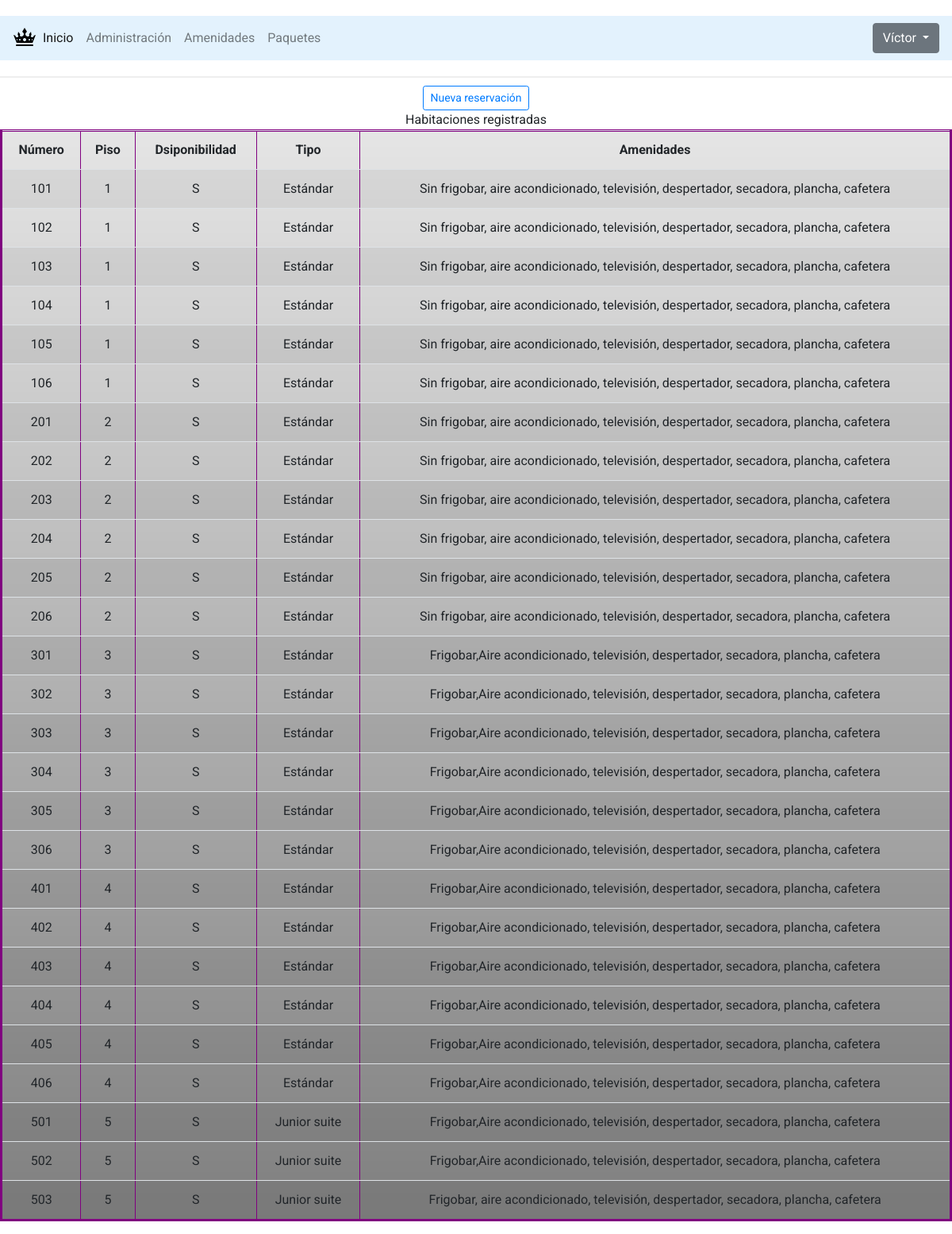
Page /habitaciones.php (signed in) on the committed database.
### tables this page shows
CREATE TABLE `usuario` (
  `id_usr` int(11) NOT NULL,
  `email` varchar(100) NOT NULL,
  `password` varchar(100) NOT NULL,
  `puesto` varchar(30) NOT NULL,
  `nombreU` varchar(20) NOT NULL,
  `ApPU` varchar(20) NOT NULL
);

CREATE TABLE `habitacion` (
  `id_habitacion` int(11) NOT NULL,
  `numero` int(11) NOT NULL,
  `piso` int(11) NOT NULL,
  `amenidades` text NOT NULL,
  `id_tipo_habitacion` int(11) NOT NULL,
  `activo` char(1) NOT NULL DEFAULT 'S'
);

CREATE TABLE `tipo_habitacion` (
  `id_tipo_habitacion` int(11) NOT NULL,
  `nombre` varchar(60) NOT NULL,
  `descripcion` text NOT NULL,
  `activo` char(1) NOT NULL DEFAULT 'S'
);

### habitaciones.php (the view, shortened to what this page needs)
<?php
   require 'database.php';
   $message='';
   if (isset($_SESSION['id'])) {
      $sql="SELECT id_usr, email, password,nombreU FROM usuario WHERE id_usr=:id";
      $records=$conn->prepare($sql);
      $records->bindParam(':id',$_SESSION['id']);
      $records->execute();
      $results=$records->fetch(PDO::FETCH_ASSOC);
      $message=$results['nombreU'];
   }
   else{
      header("Location: /ProyectoIngSW");
   }
   ?>
<!DOCTYPE html>
<html >
   <head>
      <link rel="stylesheet" href="css/styles.css">
      <link rel="stylesheet" href="css/bootstrap.min.css">
   </head>
   <body class="fondoPlaya1" id="FuenteRoboto">
      <header>
         <nav class="navbar navbar-expand-lg navbar-light  " style="background-color: #e3f2fd;" >
            <img src="img/icons8-corona-medieval-30.png" alt="">
            <div class="collapse navbar-collapse" id="navbarSupportedContent">
               <ul class="navbar-nav mr-auto">
                  <li class="nav-item active">
                     <a class="nav-link" href="inicio.php">Inicio <span class="sr-only">(current)</span></a>
                  </li>
                  <li class="nav-item">
                     <a class="nav-link" href="habitaciones.php">Administración </a>
                  </li>
                  <li class="nav-item">
                     <a class="nav-link" href="amenidades.php">Amenidades</a>
                  </li>
                  <li class="nav-item">
                     <a class="nav-link" href="paquetes.php">Paquetes</a>
                  </li>
               </ul>
               <div class="dropdown">
                  <button class="btn btn-secondary dropdown-toggle" type="button" id="dropdownMenuButton" data-toggle="dropdown" aria-haspopup="true" aria-expanded="false">
                     <?php if(!empty($message)): ?>
                     <?= $message ?>
                     <?php endif; ?>
                  </button>
               </div>
            </div>
         </nav>
      </header>
      <button type="button" class="btn btn-outline-primary btn-sm m-0 waves-effect">
      <a href="nuevaReservacion.php"> Nueva reservación</a>
      </button>
      <div class="tabla" style="text-align:center;width:100%; background-color: white;">
         <table border="1" class="table table-striped table-responsive-md">
            <tr>
               <th>Número</th>
               <th>Piso</th>
               <th>Dsiponibilidad</th>
               <th>Tipo</th>
               <th>Amenidades</th>
            </tr>
            <?php
               try {
                   $db = new PDO('mysql:host=127.0.0.1;dbname=hotel;charset=utf8', 'root', '');
                   $resultado = $db->query("SELECT id_habitacion, numero,amenidades,h.activo, piso, nombre tipo
                                           FROM habitacion h INNER JOIN tipo_habitacion th ON h.id_tipo_habitacion = th.id_tipo_habitacion
                                           ");
                   foreach ($resultado as $habitacion) { ?>
            <tr>
               <td><?php echo $habitacion['numero']; ?></td>
               <td><?php echo $habitacion['piso']; ?></td>
               <td><?php echo $habitacion['activo']; ?></td>
               <td><?php echo $habitacion['tipo']; ?></td>
               <td><?php echo $habitacion['amenidades']; ?></td>
            </tr>
            <?php }
               } catch (Exception $ex) {
                   echo 'Ocurrió un error en la conexión: ' . $ex->getMessage();
               }
               ?>
         </table>
      </div>
   </body>
</html>

### css/styles.css (style rules this page uses)
header { border-bottom: 2px solid #eee; padding: 20px 0; margin-bottom: 10px ; width: 100%; text-align: center; }
.tabla { text-align: center; }
.navbar { background-color: #e3f2fd; }
header a { text-decoration: none; color: #333; }
.fondoPlaya1 { background-image: url(https://media1.tenor.com/images/ae073ecc1794eb97cec78b3206a6025b/tenor.gif?itemid=4918224); background-size: 100%; }

### habitaciones.php (style rules this page uses)
#FuenteRoboto { margin: 0; padding: 0; font-family: 'Roboto', sans-serif; text-align: center; }
table { background: linear-gradient(to bottom, rgba(0,0,0,0.1), rgba(0,0,0,0.5)); border: 3px solid purple; }

### rows in the picture
usuario: nombreU "Víctor"
habitacion: numero "101", piso "1", activo "S", id_tipo_habitacion.nombre "Estándar", amenidades "Sin frigobar, aire acondicionado, televisión, despertador, secadora, plancha, cafetera"
habitacion: numero "102", piso "1", activo "S", id_tipo_habitacion.nombre "Estándar", amenidades "Sin frigobar, aire acondicionado, televisión, despertador, secadora, plancha, cafetera"
habitacion: numero "103", piso "1", activo "S", id_tipo_habitacion.nombre "Estándar", amenidades "Sin frigobar, aire acondicionado, televisión, despertador, secadora, plancha, cafetera"
habitacion: numero "104", piso "1", activo "S", id_tipo_habitacion.nombre "Estándar", amenidades "Sin frigobar, aire acondicionado, televisión, despertador, secadora, plancha, cafetera"
habitacion: numero "105", piso "1", activo "S", id_tipo_habitacion.nombre "Estándar", amenidades "Sin frigobar, aire acondicionado, televisión, despertador, secadora, plancha, cafetera"
habitacion: numero "106", piso "1", activo "S", id_tipo_habitacion.nombre "Estándar", amenidades "Sin frigobar, aire acondicionado, televisión, despertador, secadora, plancha, cafetera"
habitacion: numero "201", piso "2", activo "S", id_tipo_habitacion.nombre "Estándar", amenidades "Sin frigobar, aire acondicionado, televisión, despertador, secadora, plancha, cafetera"
habitacion: numero "202", piso "2", activo "S", id_tipo_habitacion.nombre "Estándar", amenidades "Sin frigobar, aire acondicionado, televisión, despertador, secadora, plancha, cafetera"
habitacion: numero "203", piso "2", activo "S", id_tipo_habitacion.nombre "Estándar", amenidades "Sin frigobar, aire acondicionado, televisión, despertador, secadora, plancha, cafetera"
habitacion: numero "204", piso "2", activo "S", id_tipo_habitacion.nombre "Estándar", amenidades "Sin frigobar, aire acondicionado, televisión, despertador, secadora, plancha, cafetera"
habitacion: numero "205", piso "2", activo "S", id_tipo_habitacion.nombre "Estándar", amenidades "Sin frigobar, aire acondicionado, televisión, despertador, secadora, plancha, cafetera"
habitacion: numero "206", piso "2", activo "S", id_tipo_habitacion.nombre "Estándar", amenidades "Sin frigobar, aire acondicionado, televisión, despertador, secadora, plancha, cafetera"
habitacion: numero "301", piso "3", activo "S", id_tipo_habitacion.nombre "Estándar", amenidades "Frigobar,Aire acondicionado, televisión, despertador, secadora, plancha, cafetera"
habitacion: numero "302", piso "3", activo "S", id_tipo_habitacion.nombre "Estándar", amenidades "Frigobar,Aire acondicionado, televisión, despertador, secadora, plancha, cafetera"
habitacion: numero "303", piso "3", activo "S", id_tipo_habitacion.nombre "Estándar", amenidades "Frigobar,Aire acondicionado, televisión, despertador, secadora, plancha, cafetera"
habitacion: numero "304", piso "3", activo "S", id_tipo_habitacion.nombre "Estándar", amenidades "Frigobar,Aire acondicionado, televisión, despertador, secadora, plancha, cafetera"
habitacion: numero "305", piso "3", activo "S", id_tipo_habitacion.nombre "Estándar", amenidades "Frigobar,Aire acondicionado, televisión, despertador, secadora, plancha, cafetera"
habitacion: numero "306", piso "3", activo "S", id_tipo_habitacion.nombre "Estándar", amenidades "Frigobar,Aire acondicionado, televisión, despertador, secadora, plancha, cafetera"
habitacion: numero "401", piso "4", activo "S", id_tipo_habitacion.nombre "Estándar", amenidades "Frigobar,Aire acondicionado, televisión, despertador, secadora, plancha, cafetera"
habitacion: numero "402", piso "4", activo "S", id_tipo_habitacion.nombre "Estándar", amenidades "Frigobar,Aire acondicionado, televisión, despertador, secadora, plancha, cafetera"
habitacion: numero "403", piso "4", activo "S", id_tipo_habitacion.nombre "Estándar", amenidades "Frigobar,Aire acondicionado, televisión, despertador, secadora, plancha, cafetera"
habitacion: numero "404", piso "4", activo "S", id_tipo_habitacion.nombre "Estándar", amenidades "Frigobar,Aire acondicionado, televisión, despertador, secadora, plancha, cafetera"
habitacion: numero "405", piso "4", activo "S", id_tipo_habitacion.nombre "Estándar", amenidades "Frigobar,Aire acondicionado, televisión, despertador, secadora, plancha, cafetera"
habitacion: numero "406", piso "4", activo "S", id_tipo_habitacion.nombre "Estándar", amenidades "Frigobar,Aire acondicionado, televisión, despertador, secadora, plancha, cafetera"
habitacion: numero "501", piso "5", activo "S", id_tipo_habitacion.nombre "Junior suite", amenidades "Frigobar,Aire acondicionado, televisión, despertador, secadora, plancha, cafetera"
habitacion: numero "502", piso "5", activo "S", id_tipo_habitacion.nombre "Junior suite", amenidades "Frigobar,Aire acondicionado, televisión, despertador, secadora, plancha, cafetera"
habitacion: numero "503", piso "5", activo "S", id_tipo_habitacion.nombre "Junior suite", amenidades "Frigobar, aire acondicionado, televisión, despertador, secadora, plancha, cafetera"
